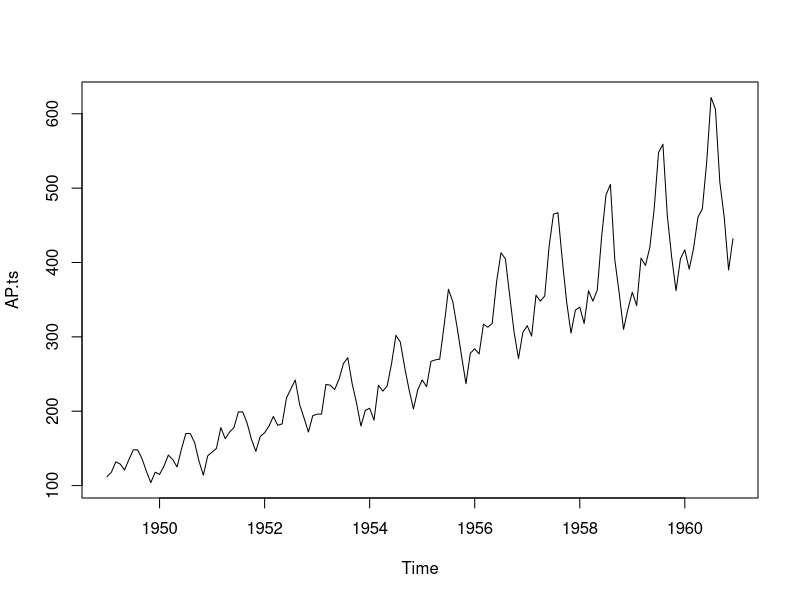
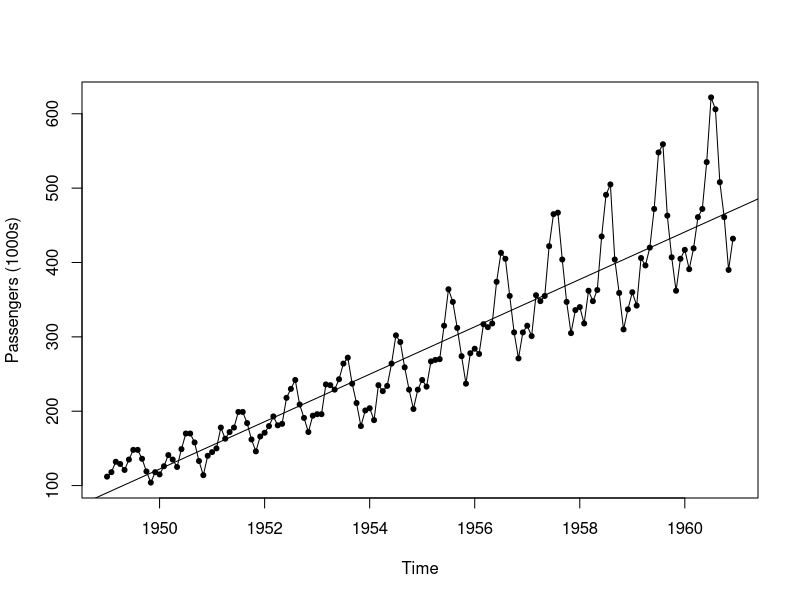
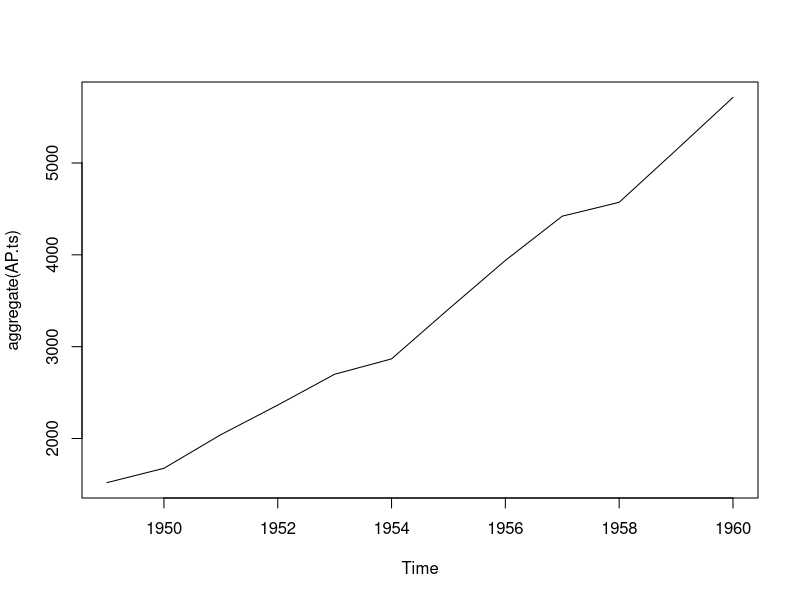
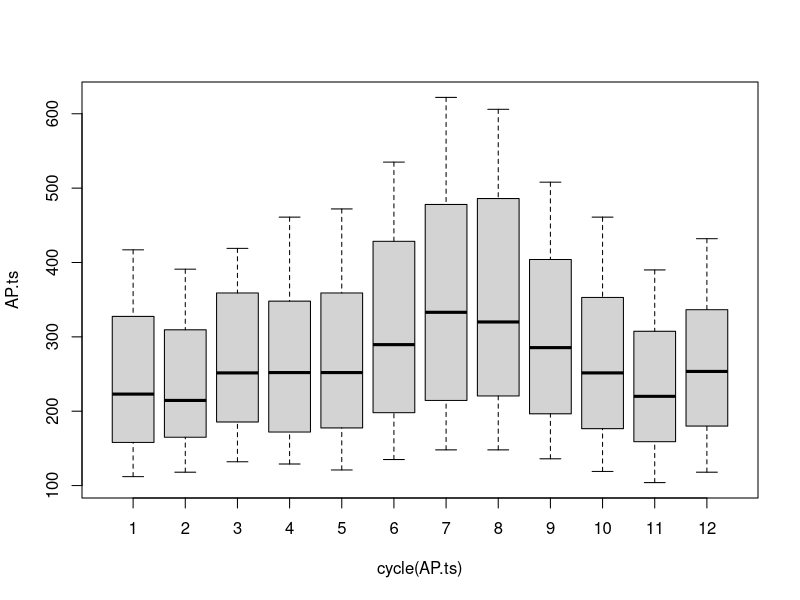
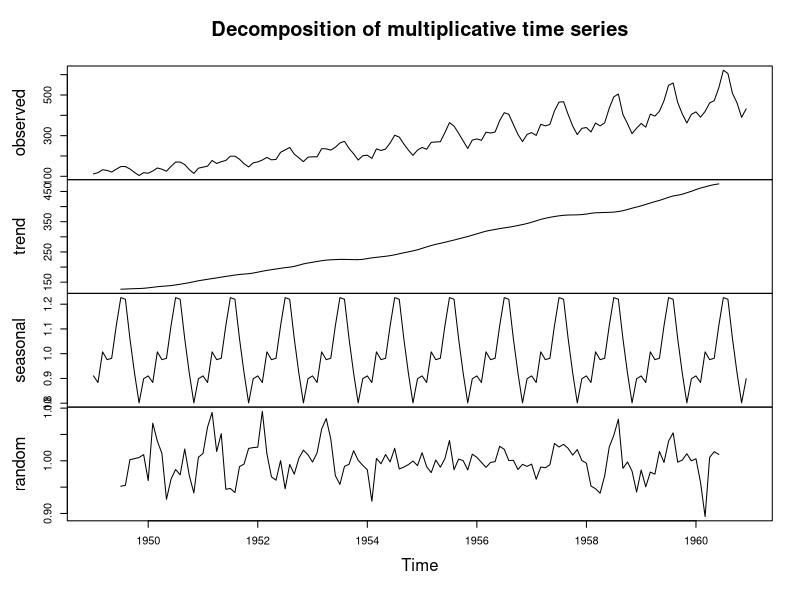
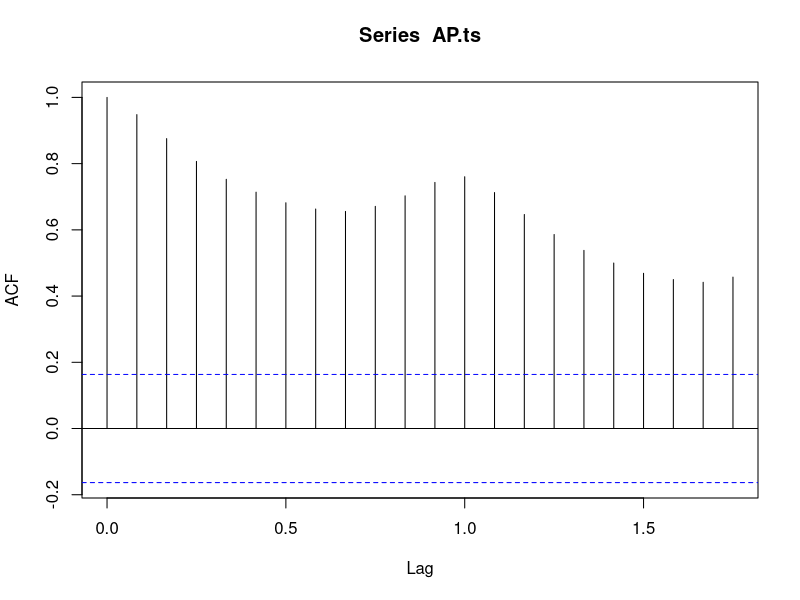

Source code (R) for these figures, in order:
#BF
#Assignmnet3

# 1) Plot the datasets to see how it looks. What can we tell from these?

data("AirPassengers")
AP.ts<- AirPassengers

class(AP.ts)
str(AP.ts)

#Maximum value
max(AP.ts)


#Observation

#The data set contains the AirPassengers travel rate from the year 1949 to 1960
start(AP.ts); end(AP.ts); frequency(AP.ts);

#It starts from year 1949 (January); It ends at 1960 (December) and the Frequency interval is 12

# 2) Check if there exists a seasonality or trend using plot and state your results with valid reasons


#Time series plot:
plot(AP.ts)
plot(AP.ts, ylab="Passengers (1000s)", type="o", pch=20)
abline(reg=lm(AirPassengers~time(AirPassengers)))


#Time period of the dataset
cycle(AP.ts) 
aggregate(AP.ts) #adds up all of the months for each year
plot(aggregate(AP.ts))

#Box Plot
boxplot(AP.ts~cycle(AP.ts))



aggregate(AP.ts, FUN=mean)
#average frequesncy per month for each year;  average monthly travel increased from 126 in 1949 to 476 in 1960



#July and August have the highest travel volume

#There is growth in the airline passenges numbers, it increases steadily.
#There is trend and seasonality.
# We can infer that passengers might prefer to travel during summer holiday, again there might be a downfall, and the number can again increase during christmas holiday


#Decomposing the data 

decompose(AP.ts, type= "multiplicative")

AP.decompM <- decompose(AP.ts, type= "multiplicative")
plot(AP.decompM)

#3) Plot Autocorrelation graph and see if there exists seasonality or trend and explain the results

acf(AP.ts)

#It is corellated over time.
#There is seasonality, we can a high peak at one year, air travel today is much correlated with air travel one year ago

#Blue line is the confidence interval where anything outside the boundary has significant relation.



